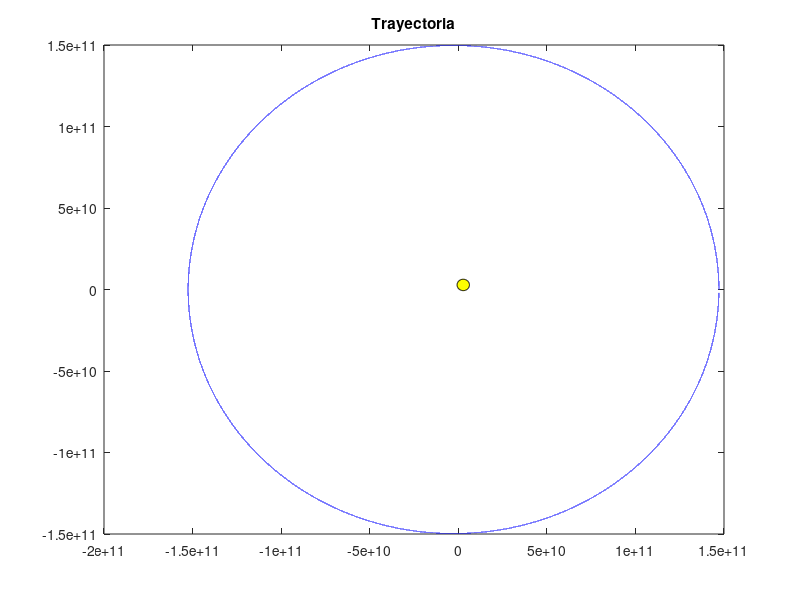

MATLAB code to generate this figure:
clear; close all; clc
%Gravitational Constant, we are working with international units. 
G=6.67E-11;
%mass of Sun and Earth
S=1.989E30;
E=5.972e34;
%we create the force field.
[x,y]=meshgrid(-2:0.5:2);
u = -G.*((S.*E)./(sqrt(x.^2+y.^2).^2)).*(x./(sqrt(x.^2+y.^2)));
v = -G.*((S.*E)./(sqrt(x.^2+y.^2).^2)).*(y./(sqrt(x.^2+y.^2)));
quiver(x,y,u,v)
hold on

%in order to solve the differential equation, will use the position verlet
%method, euler method isnt accurate enough
%One year time
tf=365.25*24*3600;
%time step
dt=360;
t=0:dt:tf;
vx=zeros(1,length(t));
vy=zeros(1,length(t));
%we create a x2 matrix because in position verlet we have 1/2 values.
y=zeros(1,length(t)*2);
x=zeros(1,length(t)*2);
%we can create an array that saves the radius
radio=zeros(1,length(t));
t(1)=0;
vx(1)=0;
vy(1)=30300; %Earth's velocity at perihelion
x(1)=147100632000; %Earth's distance at perihelion;
y(1)=0.000000000000;
radio(1)=147105052000;
vtot(1)=sqrt(vx(1).^2+vy(1).^2);
for i=1:length(t)
    x(2*i)=x(2*i-1)+vx(i).*0.5.*dt;
    y(2*i)=y(2*i-1)+vy(i).*0.5.*dt;
    vx(i+1)=vx(i)+(-G.*((S.*E)./(sqrt(x(2*i).^2+y(2*i).^2).^2)).*(x(2*i)./(sqrt(x(2*i).^2+y(2*i).^2)))./E)*dt;
    vy(i+1)=vy(i)+(-G.*((S.*E)./(sqrt(x(2*i).^2+y(2*i).^2).^2)).*(y(2*i)./(sqrt(x(2*i).^2+y(2*i).^2)))./E)*dt;
    x(2*i+1)=x(2*i)+vx(i+1).*0.5.*dt;
    y(2*i+1)=y(2*i)+vy(i+1).*0.5.*dt;
    %we calculate the radius of the orbit each iteration
    radio(i)=(sqrt(x(i).^2+y(i).^2));
    %velocity magnitude
    vtot(i+1)=sqrt(vx(i).^2+vy(i).^2);
end
hold on
plot(x,y,'color','b')
title("Trayectoria")
%major semiaxis (aphelion)
a=max(radio)
%minor semiaxis (perihelion)
b=min(radio)
%calculate excentricity
excentricidad = (max(radio)-min(radio))/(max(radio)+min(radio))
%we can create a sun for visualization
%position is accurate, but size has been modified for better visualization
rectangle('Position',[-696.34e6 -696.34e6 7e9 7e9],'Curvature',[1 1],'FaceColor',[1 1 0])


%we can use Astronomical Units to plot the field force over the orbit, just UNCOMMENT this section:

% G=0.01720209895;
% %mass of Sun and Earth
% S=1;
% E=3.01e-6;
% %we create the force field.
% [x,y]=meshgrid(-2:0.5:2);
% u = -G.*((S.*E)./(sqrt(x.^2+y.^2).^2)).*(x./(sqrt(x.^2+y.^2)));
% v = -G.*((S.*E)./(sqrt(x.^2+y.^2).^2)).*(y./(sqrt(x.^2+y.^2)));
% quiver(x,y,u,v)
% hold on
% tf=365;
% %time step
% dt=0.1;
% t=0:dt:tf;
% vx=zeros(1,length(t));
% vy=zeros(1,length(t));
% %we create a x2 matrix because in position verlet we have 1/2 values.
% y=zeros(1,length(t)*2);
% x=zeros(1,length(t)*2);
% %we can create an array that saves the radius
% radio=zeros(1,length(t));
% t(1)=0;
% vx(1)=0;
% vy(1)=0.13; %Earth's velocity at perihelion
% x(1)=0.98330699034475; %Earth's distance at perihelion;
% y(1)=0.000000000000;
% radio(1)=0.98330699034475;
% vtot(1)=sqrt(vx(1).^2+vy(1).^2);
% for i=1:length(t)
%     x(2*i)=x(2*i-1)+vx(i).*0.5.*dt;
%     y(2*i)=y(2*i-1)+vy(i).*0.5.*dt;
%     vx(i+1)=vx(i)+(-G.*((S.*E)./(sqrt(x(2*i).^2+y(2*i).^2).^2)).*(x(2*i)./(sqrt(x(2*i).^2+y(2*i).^2)))./E)*dt;
%     vy(i+1)=vy(i)+(-G.*((S.*E)./(sqrt(x(2*i).^2+y(2*i).^2).^2)).*(y(2*i)./(sqrt(x(2*i).^2+y(2*i).^2)))./E)*dt;
%     x(2*i+1)=x(2*i)+vx(i+1).*0.5.*dt;
%     y(2*i+1)=y(2*i)+vy(i+1).*0.5.*dt;
%     %we calculate the radius of the orbit each iteration
%     radio(i)=(sqrt(x(i).^2+y(i).^2));
%     %velocity magnitude
%     vtot(i+1)=sqrt(vx(i).^2+vy(i).^2);
% end
% hold on
% plot(x,y,'color','b')
% title("Trayectoria")
% %major semiaxis (aphelion)
% a=max(radio)
% %minor semiaxis (perihelion)
% b=min(radio)
% %we can create a sun for visualization
% %position is accurate, but size has been modified for better visualization
% rectangle('Position',[-0.1 -0.1 .2 .2],'Curvature',[1 1],'FaceColor',[1 1 0])
% 
